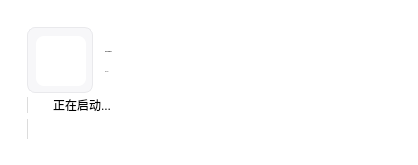
<?xml version="1.0" encoding="UTF-8"?>
<ui version="4.0">
 <author>baiyao105</author>
 <class>Splash</class>
 <widget class="QWidget" name="Splash">
  <property name="geometry">
   <rect>
    <x>0</x>
    <y>0</y>
    <width>418</width>
    <height>164</height>
   </rect>
  </property>
  <property name="sizePolicy">
   <sizepolicy hsizetype="Maximum" vsizetype="Maximum">
    <horstretch>0</horstretch>
    <verstretch>0</verstretch>
   </sizepolicy>
  </property>
  <property name="windowTitle">
   <string>Splash</string>
  </property>
  <property name="styleSheet">
   <string notr="true">QWidget{ background:#ffffff; }
#logoBox{ background:#f7f7f9; border:1px solid #e9e9ec; border-radius:12px; }
#logo{ background:transparent; }</string>
  </property>
  <layout class="QVBoxLayout" name="rootLayout">
   <property name="spacing">
    <number>12</number>
   </property>
   <property name="leftMargin">
    <number>18</number>
   </property>
   <property name="topMargin">
    <number>18</number>
   </property>
   <property name="rightMargin">
    <number>18</number>
   </property>
   <property name="bottomMargin">
    <number>16</number>
   </property>
   <item>
    <widget class="QFrame" name="frame">
     <property name="styleSheet">
      <string notr="true">border-radius: 8px</string>
     </property>
     <property name="frameShape">
      <enum>QFrame::StyledPanel</enum>
     </property>
     <property name="frameShadow">
      <enum>QFrame::Raised</enum>
     </property>
     <layout class="QHBoxLayout" name="horizontalLayout">
      <item>
       <layout class="QVBoxLayout" name="verticalLayout">
        <property name="spacing">
         <number>3</number>
        </property>
        <item>
         <layout class="QHBoxLayout" name="topRow">
          <property name="spacing">
           <number>12</number>
          </property>
          <property name="leftMargin">
           <number>0</number>
          </property>
          <property name="topMargin">
           <number>0</number>
          </property>
          <property name="bottomMargin">
           <number>0</number>
          </property>
          <item>
           <widget class="QFrame" name="logoBox">
            <property name="sizePolicy">
             <sizepolicy hsizetype="Fixed" vsizetype="Fixed">
              <horstretch>0</horstretch>
              <verstretch>0</verstretch>
             </sizepolicy>
            </property>
            <property name="minimumSize">
             <size>
              <width>66</width>
              <height>66</height>
             </size>
            </property>
            <property name="maximumSize">
             <size>
              <width>66</width>
              <height>66</height>
             </size>
            </property>
            <property name="frameShape">
             <enum>QFrame::NoFrame</enum>
            </property>
            <layout class="QVBoxLayout" name="logoLayout">
             <property name="leftMargin">
              <number>8</number>
             </property>
             <property name="topMargin">
              <number>8</number>
             </property>
             <property name="rightMargin">
              <number>8</number>
             </property>
             <property name="bottomMargin">
              <number>8</number>
             </property>
             <item>
              <widget class="QLabel" name="appInitials">
               <property name="minimumSize">
                <size>
                 <width>50</width>
                 <height>50</height>
                </size>
               </property>
               <property name="maximumSize">
                <size>
                 <width>50</width>
                 <height>50</height>
                </size>
               </property>
               <property name="pixmap">
                <pixmap>../img/logo/favicon.ico</pixmap>
               </property>
               <property name="scaledContents">
                <bool>true</bool>
               </property>
               <property name="alignment">
                <set>Qt::AlignCenter</set>
               </property>
              </widget>
             </item>
            </layout>
           </widget>
          </item>
          <item>
           <layout class="QGridLayout" name="titleGrid">
            <property name="leftMargin">
             <number>0</number>
            </property>
            <property name="topMargin">
             <number>6</number>
            </property>
            <property name="rightMargin">
             <number>0</number>
            </property>
            <property name="bottomMargin">
             <number>0</number>
            </property>
            <property name="spacing">
             <number>0</number>
            </property>
            <item row="0" column="0">
             <widget class="DisplayLabel" name="title">
              <property name="sizePolicy">
               <sizepolicy hsizetype="Fixed" vsizetype="Fixed">
                <horstretch>0</horstretch>
                <verstretch>0</verstretch>
               </sizepolicy>
              </property>
              <property name="font">
               <font>
                <family>Microsoft YaHei UI</family>
                <pointsize>-1</pointsize>
                <bold>true</bold>
                <kerning>true</kerning>
               </font>
              </property>
              <property name="text">
               <string notr="true">Class Widgets</string>
              </property>
              <property name="wordWrap">
               <bool>false</bool>
              </property>
              <property name="indent">
               <number>-1</number>
              </property>
              <property name="lightColor" stdset="0">
               <color>
                <red>38</red>
                <green>38</green>
                <blue>38</blue>
               </color>
              </property>
              <property name="pixelFontSize" stdset="0">
               <number>25</number>
              </property>
             </widget>
            </item>
            <item row="1" column="0">
             <widget class="CaptionLabel" name="versionLabel">
              <property name="sizePolicy">
               <sizepolicy hsizetype="Fixed" vsizetype="Maximum">
                <horstretch>0</horstretch>
                <verstretch>0</verstretch>
               </sizepolicy>
              </property>
              <property name="font">
               <font>
                <family>Microsoft YaHei UI</family>
                <pointsize>-1</pointsize>
                <bold>false</bold>
               </font>
              </property>
              <property name="text">
               <string notr="true">v0.0.0.0</string>
              </property>
              <property name="wordWrap">
               <bool>false</bool>
              </property>
              <property name="lightColor" stdset="0">
               <color alpha="150">
                <red>112</red>
                <green>112</green>
                <blue>112</blue>
               </color>
              </property>
              <property name="darkColor" stdset="0">
               <color alpha="200">
                <red>255</red>
                <green>255</green>
                <blue>255</blue>
               </color>
              </property>
              <property name="pixelFontSize" stdset="0">
               <number>12</number>
              </property>
             </widget>
            </item>
           </layout>
          </item>
          <item>
           <spacer name="rightExpander">
            <property name="orientation">
             <enum>Qt::Horizontal</enum>
            </property>
            <property name="sizeHint" stdset="0">
             <size>
              <width>20</width>
              <height>20</height>
             </size>
            </property>
           </spacer>
          </item>
         </layout>
        </item>
        <item>
         <layout class="QVBoxLayout" name="ringbow">
          <property name="spacing">
           <number>4</number>
          </property>
          <item>
           <layout class="QHBoxLayout" name="progressRow">
            <property name="spacing">
             <number>8</number>
            </property>
            <property name="leftMargin">
             <number>0</number>
            </property>
            <property name="topMargin">
             <number>0</number>
            </property>
            <property name="rightMargin">
             <number>0</number>
            </property>
            <property name="bottomMargin">
             <number>0</number>
            </property>
            <item>
             <widget class="IndeterminateProgressRing" name="ring">
              <property name="minimumSize">
               <size>
                <width>18</width>
                <height>18</height>
               </size>
              </property>
              <property name="maximumSize">
               <size>
                <width>18</width>
                <height>18</height>
               </size>
              </property>
              <property name="textVisible">
               <bool>false</bool>
              </property>
              <property name="strokeWidth">
               <number>3</number>
              </property>
             </widget>
            </item>
            <item>
             <widget class="CaptionLabel" name="statusLabel">
              <property name="text">
               <string>正在启动...</string>
              </property>
             </widget>
            </item>
           </layout>
          </item>
          <item>
           <widget class="ProgressBar" name="statusBar"/>
          </item>
         </layout>
        </item>
       </layout>
      </item>
     </layout>
    </widget>
   </item>
  </layout>
 </widget>
 <customwidgets>
  <customwidget>
   <class>CaptionLabel</class>
   <extends>QLabel</extends>
   <header>qfluentwidgets</header>
  </customwidget>
  <customwidget>
   <class>DisplayLabel</class>
   <extends>QLabel</extends>
   <header>qfluentwidgets</header>
  </customwidget>
  <customwidget>
   <class>ProgressBar</class>
   <extends>QProgressBar</extends>
   <header>qfluentwidgets</header>
  </customwidget>
  <customwidget>
   <class>IndeterminateProgressRing</class>
   <extends>QProgressBar</extends>
   <header>qfluentwidgets</header>
  </customwidget>
 </customwidgets>
 <resources/>
 <connections/>
</ui>
